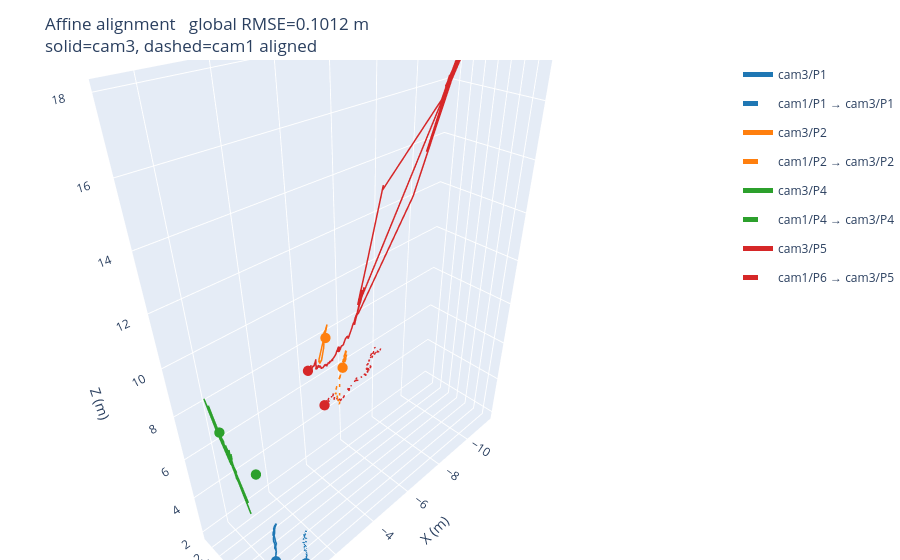

Write notebook code for a chart like this one.
### Code cell
import plotly.graph_objects as go

COLORS = ['#1f77b4', '#ff7f0e', '#2ca02c', '#d62728',
          '#9467bd', '#8c564b', '#e377c2', '#bcbd22', '#17becf']

def add_track(fig, pts, color, name, dash='solid'):
    fig.add_trace(go.Scatter3d(
        x=pts[:, 0], y=pts[:, 1], z=pts[:, 2],
        mode='lines',
        line=dict(color=color, width=3, dash=dash),
        name=name, legendgroup=name,
    ))
    fig.add_trace(go.Scatter3d(
        x=[pts[0, 0]], y=[pts[0, 1]], z=[pts[0, 2]],
        mode='markers', marker=dict(color=color, size=6, symbol='circle'),
        legendgroup=name, showlegend=False,
    ))

fig = go.Figure()

for i, (p1, p3) in enumerate(GT_PAIRS):
    if p1 not in cam1 or p3 not in cam3:
        continue
    color = COLORS[i % len(COLORS)]
    add_track(fig, cam3[p3]['transl'], color, f'cam3/P{p3}')
    aligned = apply_affine(A, t_vec, cam1[p1]['transl'])
    add_track(fig, aligned, color, f'cam1/P{p1} → cam3/P{p3}', dash='dash')

fig.update_layout(
    title=f'Affine alignment   global RMSE={global_rmse:.4f} m<br>solid=cam3, dashed=cam1 aligned',
    scene=dict(xaxis_title='X (m)', yaxis_title='Y (m)', zaxis_title='Z (m)', aspectmode='data'),
    legend=dict(itemsizing='constant'),
    margin=dict(l=0, r=0, b=0, t=60),
)
fig.show()

### Figure 1 — Plotly figure (JSON) as saved in the notebook; plotly's stock layout.template omitted (floating-point values rounded to 4 significant figures; data arrays with more than 128 entries replaced by an {"elided": "..."} marker saying what was removed)
{"data": [{"legendgroup": "cam3/P1", "line": {"color": "#1f77b4", "dash": "solid", "width": 3}, "mode": "lines", "name": "cam3/P1", "type": "scatter3d", "x": {"elided": "270 float values"}, "y": {"elided": "270 float values"}, "z": {"elided": "270 float values"}}, {"legendgroup": "cam3/P1", "marker": {"color": "#1f77b4", "size": 6, "symbol": "circle"}, "mode": "markers", "showlegend": false, "type": "scatter3d", "x": [-0.1111], "y": [0.4035], "z": [2.054]}, {"legendgroup": "cam1/P1 → cam3/P1", "line": {"color": "#1f77b4", "dash": "dash", "width": 3}, "mode": "lines", "name": "cam1/P1 → cam3/P1", "type": "scatter3d", "x": {"elided": "270 float values"}, "y": {"elided": "270 float values"}, "z": {"elided": "270 float values"}}, {"legendgroup": "cam1/P1 → cam3/P1", "marker": {"color": "#1f77b4", "size": 6, "symbol": "circle"}, "mode": "markers", "showlegend": false, "type": "scatter3d", "x": [-0.732], "y": [1.337], "z": [2.281]}, {"legendgroup": "cam3/P2", "line": {"color": "#ff7f0e", "dash": "solid", "width": 3}, "mode": "lines", "name": "cam3/P2", "type": "scatter3d", "x": {"elided": "270 float values"}, "y": {"elided": "270 float values"}, "z": {"elided": "270 float values"}}, {"legendgroup": "cam3/P2", "marker": {"color": "#ff7f0e", "size": 6, "symbol": "circle"}, "mode": "markers", "showlegend": false, "type": "scatter3d", "x": [-4.339], "y": [-1.295], "z": [8.853]}, {"legendgroup": "cam1/P2 → cam3/P2", "line": {"color": "#ff7f0e", "dash": "dash", "width": 3}, "mode": "lines", "name": "cam1/P2 → cam3/P2", "type": "scatter3d", "x": {"elided": "270 float values"}, "y": {"elided": "270 float values"}, "z": {"elided": "270 float values"}}, {"legendgroup": "cam1/P2 → cam3/P2", "marker": {"color": "#ff7f0e", "size": 6, "symbol": "circle"}, "mode": "markers", "showlegend": false, "type": "scatter3d", "x": [-4.478], "y": [-0.6034], "z": [7.831]}, {"legendgroup": "cam3/P4", "line": {"color": "#2ca02c", "dash": "solid", "width": 3}, "mode": "lines", "name": "cam3/P4", "type": "scatter3d", "x": {"elided": "173 float values"}, "y": {"elided": "173 float values"}, "z": {"elided": "173 float values"}}, {"legendgroup": "cam3/P4", "marker": {"color": "#2ca02c", "size": 6, "symbol": "circle"}, "mode": "markers", "showlegend": false, "type": "scatter3d", "x": [0.5278], "y": [-0.7022], "z": [8.25]}, {"legendgroup": "cam1/P4 → cam3/P4", "line": {"color": "#2ca02c", "dash": "dash", "width": 3}, "mode": "lines", "name": "cam1/P4 → cam3/P4", "type": "scatter3d", "x": {"elided": "270 float values"}, "y": {"elided": "270 float values"}, "z": {"elided": "270 float values"}}, {"legendgroup": "cam1/P4 → cam3/P4", "marker": {"color": "#2ca02c", "size": 6, "symbol": "circle"}, "mode": "markers", "showlegend": false, "type": "scatter3d", "x": [0.05821], "y": [0.2332], "z": [6.734]}, {"legendgroup": "cam3/P5", "line": {"color": "#d62728", "dash": "solid", "width": 3}, "mode": "lines", "name": "cam3/P5", "type": "scatter3d", "x": {"elided": "198 float values"}, "y": {"elided": "198 float values"}, "z": {"elided": "198 float values"}}, {"legendgroup": "cam3/P5", "marker": {"color": "#d62728", "size": 6, "symbol": "circle"}, "mode": "markers", "showlegend": false, "type": "scatter3d", "x": [-3.324], "y": [-1.107], "z": [8.087]}, {"legendgroup": "cam1/P6 → cam3/P5", "line": {"color": "#d62728", "dash": "dash", "width": 3}, "mode": "lines", "name": "cam1/P6 → cam3/P5", "type": "scatter3d", "x": {"elided": "270 float values"}, "y": {"elided": "270 float values"}, "z": {"elided": "270 float values"}}, {"legendgroup": "cam1/P6 → cam3/P5", "marker": {"color": "#d62728", "size": 6, "symbol": "circle"}, "mode": "markers", "showlegend": false, "type": "scatter3d", "x": [-3.369], "y": [-0.371], "z": [6.932]}], "layout": {"legend": {"itemsizing": "constant"}, "margin": {"b": 0, "l": 0, "r": 0, "t": 60}, "scene": {"aspectmode": "data", "xaxis": {"title": {"text": "X (m)"}}, "yaxis": {"title": {"text": "Y (m)"}}, "zaxis": {"title": {"text": "Z (m)"}}}, "title": {"text": "Affine alignment   global RMSE=0.1012 m<br>solid=cam3, dashed=cam1 aligned"}}}
